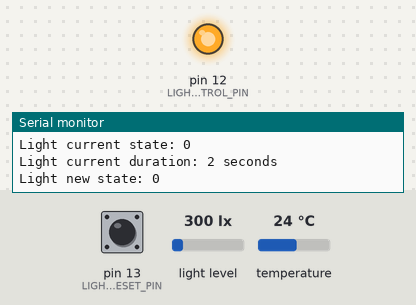
Bench run of a sketch on a simulated Arduino Uno, built with avr-gcc and run on an emulated ATmega328P. Shown: output pins drawn as LEDs (lit = HIGH), the last lines printed to the serial monitor. The inputs (shaded band) are chosen by the test bench; at power-on: light level 300 lx, pin 13 (LIGHT_RESET_PIN) LOW, temperature 24 °C. The local clock reads 2024-03-15 10:24:30 at power-on unless the sketch sets it.

Above: at 2.8 s.
2.9 s: light level set to 109 lx
4.4 s: light level set to 92 lx
At 5.7 s:
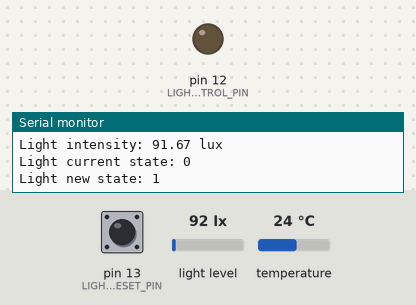
Timing chart, 0 to 7.4 s (numbered marks = the images above; inputs shaded):
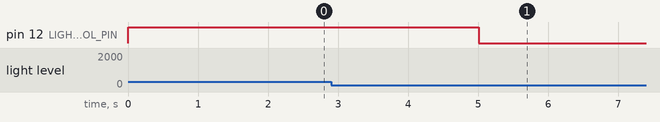

The sketch:

light.ino
```cpp
#include <Arduino.h>
#include <hp_BH1750.h>  // https://github.com/Starmbi/hp_BH1750
#include <RTClib.h>     // https://github.com/adafruit/RTClib

#define LIGHT_DEBUG
#define LIGHT_RESET_PIN 13
#define LIGHT_CONTROL_PIN 12
#define LIGHT_THRESHOLD 100
#define LIGHT_TARGET_DURATION_HOURS 0 //8
#define LIGHT_TARGET_DURATION_MINUTES 1 //0
#define LIGHT_TARGET_DURATION_SECONDS 1 //0
#define LIGHT_TARGET_BUFFER_HOURS 23 //4
#define LIGHT_TARGET_BUFFER_MINUTES 58 //0
#define LIGHT_TARGET_BUFFER_SECONDS 50  //0

hp_BH1750 BH1750_1, BH1750_2;
RTC_DS3231 rtc;
TimeSpan light_target_buffer;
TimeSpan light_target_duration;
TimeSpan light_current_duration;
DateTime light_last_time;
bool light_current_state;

void setup(){
    Serial.begin(115200);
    while (!Serial); // wait for serial port to connect. Needed for native USB
    light_setup();
}

void loop(){
    light_loop();
}

void light_setup(){
    bool rtc_ready = false;
    bool bh1750_1_ready = false;
    bool bh1750_2_ready = true;

    pinMode(LIGHT_RESET_PIN, INPUT);
    pinMode(LIGHT_CONTROL_PIN, OUTPUT);
    digitalWrite(LIGHT_CONTROL_PIN, HIGH);
    light_current_state = false;
    do{
        if (!rtc_ready){
            if (rtc.begin()){
                Serial.print("\nFound RTC");
                rtc_ready = true;
            }else{
                Serial.print("\nCouldn't find RTC");
                Serial.flush();
                delay(10);
            }
        }
        if (!bh1750_1_ready){
            if (BH1750_1.begin(BH1750_TO_GROUND)){
                Serial.print("\nFound BH1750 1");
                bh1750_1_ready = true;
            }else{
                Serial.print("\nCouldn't find BH1750 1");
                Serial.flush();
                delay(10);
            }
        }
        if (!bh1750_2_ready){
            if (BH1750_2.begin(BH1750_TO_VCC)){
                Serial.print("\nFound BH1750 2");
                bh1750_2_ready = true;
            }else{
                Serial.print("\nCouldn't find BH1750 2");
                Serial.flush();
                delay(10);
            }
        }
    }while (!(rtc_ready && bh1750_1_ready && bh1750_2_ready));

    light_target_buffer = TimeSpan(0, LIGHT_TARGET_BUFFER_HOURS, LIGHT_TARGET_BUFFER_MINUTES, LIGHT_TARGET_BUFFER_SECONDS);
    light_target_duration = TimeSpan(0, LIGHT_TARGET_DURATION_HOURS, LIGHT_TARGET_DURATION_MINUTES, LIGHT_TARGET_DURATION_SECONDS);
    light_current_duration = TimeSpan(0);
    light_last_time = rtc.now();
    Serial.println();
#ifdef LIGHT_DEBUG
    Serial.print("Light current state: ");
    Serial.println(light_current_state);
    Serial.print("Light target buffer: ");
    Serial.print(light_target_buffer.totalseconds());
    Serial.println(" seconds");
    Serial.print("Light target duration: ");
    Serial.print(light_target_duration.totalseconds());
    Serial.println(" seconds");
    Serial.print("Light current duration: ");
    Serial.print(light_current_duration.totalseconds());
    Serial.println(" seconds");
    Serial.print("Light last time: ");
    printDateTime(light_last_time);
    Serial.println();
#endif
}

void light_loop(){
    bool light_new_state;
    float lux_1;

    DateTime now = rtc.now();
    if ((now - light_last_time).totalseconds() < 1) return;

    if (digitalRead(LIGHT_RESET_PIN) == HIGH){
        Serial.println("Reset button pressed");
        light_current_duration = TimeSpan(0);
    }else if (now.day() != light_last_time.day()){
        Serial.println("A new day has dawned");
        light_current_duration = TimeSpan(0);
    }

    Serial.print("Light current time: ");
    printDateTime(now);
    Serial.println();
    Serial.print("RTC temperature: ");
    Serial.print(rtc.getTemperature());
    Serial.println(" C");

    BH1750_1.start();
    //BH1750_2.start();
    lux_1 = BH1750_1.getLux();
    //lux_2 = BH1750_2.getLux();
    Serial.print("Light intensity: ");
    Serial.print(lux_1);
    //Serial.print(" lux");
    //Serial.print(", ");
    //Serial.print(lux_2);
    Serial.println(" lux");

    Serial.print("Light current state: ");
    Serial.println(light_current_state);
    light_new_state = light_current_state;
    if (lux_1 >= LIGHT_THRESHOLD /*&& lux_2 >= LIGHT_THRESHOLD*/){
        light_current_duration = now - light_last_time + light_current_duration;
#ifdef LIGHT_DEBUG
        Serial.print("Light current duration: ");
        Serial.print(light_current_duration.totalseconds());
        Serial.println(" seconds");
#endif
        if (light_current_state){
            if (light_current_duration.totalseconds() >= light_target_duration.totalseconds()){
                light_new_state = false;
            }
            light_new_state = (light_current_duration.totalseconds() < light_target_duration.totalseconds()) &&
                              ((now + light_target_duration + light_target_buffer - light_current_duration).day() != now.day());
        }
    }else{
        if (light_current_state) Serial.println("Lights are broken");
        light_new_state = (light_current_duration.totalseconds() < light_target_duration.totalseconds()) &&
                          ((now + light_target_duration + light_target_buffer - light_current_duration).day() != now.day());
    }

#ifdef LIGHT_DEBUG
    Serial.print("Light new state: ");
    Serial.println(light_new_state);
#endif
    digitalWrite(LIGHT_CONTROL_PIN, light_new_state?LOW:HIGH);
    light_current_state = light_new_state;
    light_last_time = now;
}

void printDateTime(DateTime dt){
    Serial.print(dt.year(), DEC);
    Serial.print('/');
    Serial.print(dt.month(), DEC);
    Serial.print('/');
    Serial.print(dt.day(), DEC);
    Serial.print(" ");
    Serial.print(dt.hour(), DEC);
    Serial.print(':');
    Serial.print(dt.minute(), DEC);
    Serial.print(':');
    Serial.print(dt.second(), DEC);
}
```

Measured:
- the behaviour switches between 101 and 100 lx on light level (found by bisection; images 0 and 1)
- after the input at 4.4 s, pin 12 (LIGHT_CONTROL_PIN): HIGH → LOW after 0.61 s
